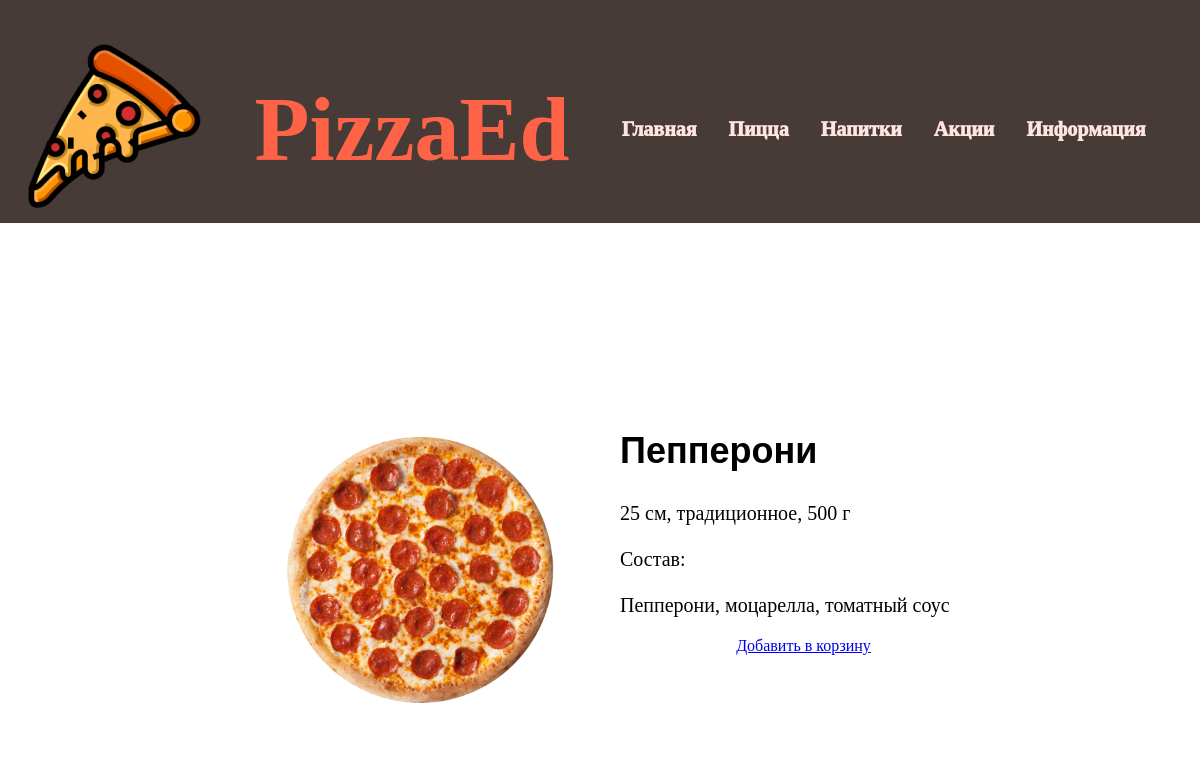
Screenshot of /ItemInf.php?item=10 with the database file from the repository.
### tables this page shows
CREATE TABLE `goods` (
  `Title` varchar(64) NOT NULL,
  `Description` varchar(512) NOT NULL,
  `SmallDescription` varchar(64) DEFAULT NULL,
  `Structure` varchar(256) DEFAULT NULL,
  `Category` int(11) DEFAULT NULL,
  `ImageSource` varchar(128) DEFAULT NULL,
  `price` decimal(15,2) DEFAULT NULL,
  `id` int(11) NOT NULL
);

### ItemInf.php (the view, shortened to what this page needs)
<?php
  require 'src/db.php';
  $itemid=$_GET['item'];
?>
<html>
	<head>
		<link rel="stylesheet" type="text/css" href="style1.css">
	</head>
	<body>
		<div id = "wrap">
	<?php require 'src/header.php'; ?>
			<?php
			$item = mysqli_query($link,"SELECT * FROM `goods` WHERE `id`='$itemid'");
			$item = mysqli_fetch_assoc($item);
			echo '
			<div class="selling-item">
				<div class="message-preview-1">
					<img class="message-img-1" src="img/items/'.$item['ImageSource'].'">
				</div>
				<div class="message-info-1">
					<h2 class="message-name-1"><a class="topic" href="#">'.$item['Title'].'</a></h2>
					<div class="message-description-1">
						<p class = "info">'.$item['Description'].'<br><br>';
			if (mb_strlen($item['Structure']) > 0)
			{
				if ($item['Category'] == 1 || $item['Category'] == 2)
				{
					echo'Состав:<br><br>';
				}
				else
				{
					echo'Описание акции:<br><br>';
				}
				echo ''.$item['Structure'].'</p>';
			}
			if ($item['Category'] != 3)
			{
				echo '</div>
						<a href="../src/cart/addtocart.php?item='.$_GET['item'].'">
							Добавить в корзину
						</a>
						</form>
						</div>
					</div>
				</div>';
			}
			?>
	</body>
</html>

### style1.css (style rules this page uses)
BODY { margin: 0; padding: 0; }
#wrap { width: 100%; margin: 0 auto; text-align: center; }
h2 { text-align: left; font-family: Bangkok; font-size: 90px; color: #FF6347; }
.itemfont a,h1,p { color: #000 !important; text-decoration: none }
.selling-item { width:780px; flex-wrap: wrap; margin-right: auto; margin-left: auto; height:400px; display: flex; margin-top: 200px; }
.message-preview-1 { box-sizing: border-box; width: 380px; background-color: display: flex; }
.message-img-1 { width:300px; margin-left:40px; }
.message-info-1 { box-sizing: border-box; width: 367px; margin-left: 30px; }
.message-description-1 { margin-top: 20px; }
.topic { text-decoration: none; color: #000000; }
.message-name-1 { margin-top: 7px; font-size:36px; font-family:arial; }
.info { text-align:left; font-size:20px; font-weight:500; }

### rows the page displays
goods: ImageSource (picture), Title "Пепперони", Description "25 см, традиционное, 500 г", Structure "Пепперони, моцарелла, томатный соус"
